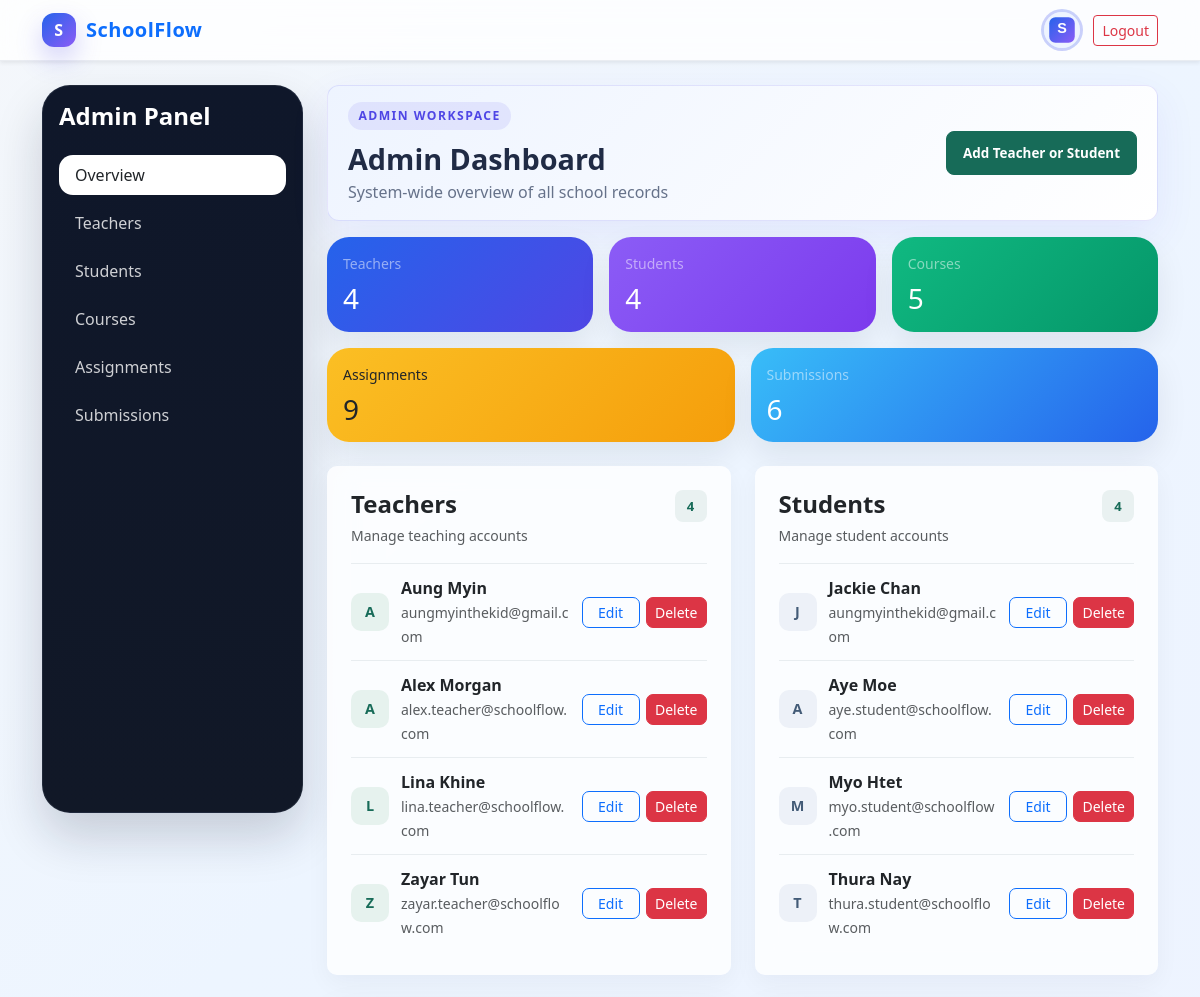
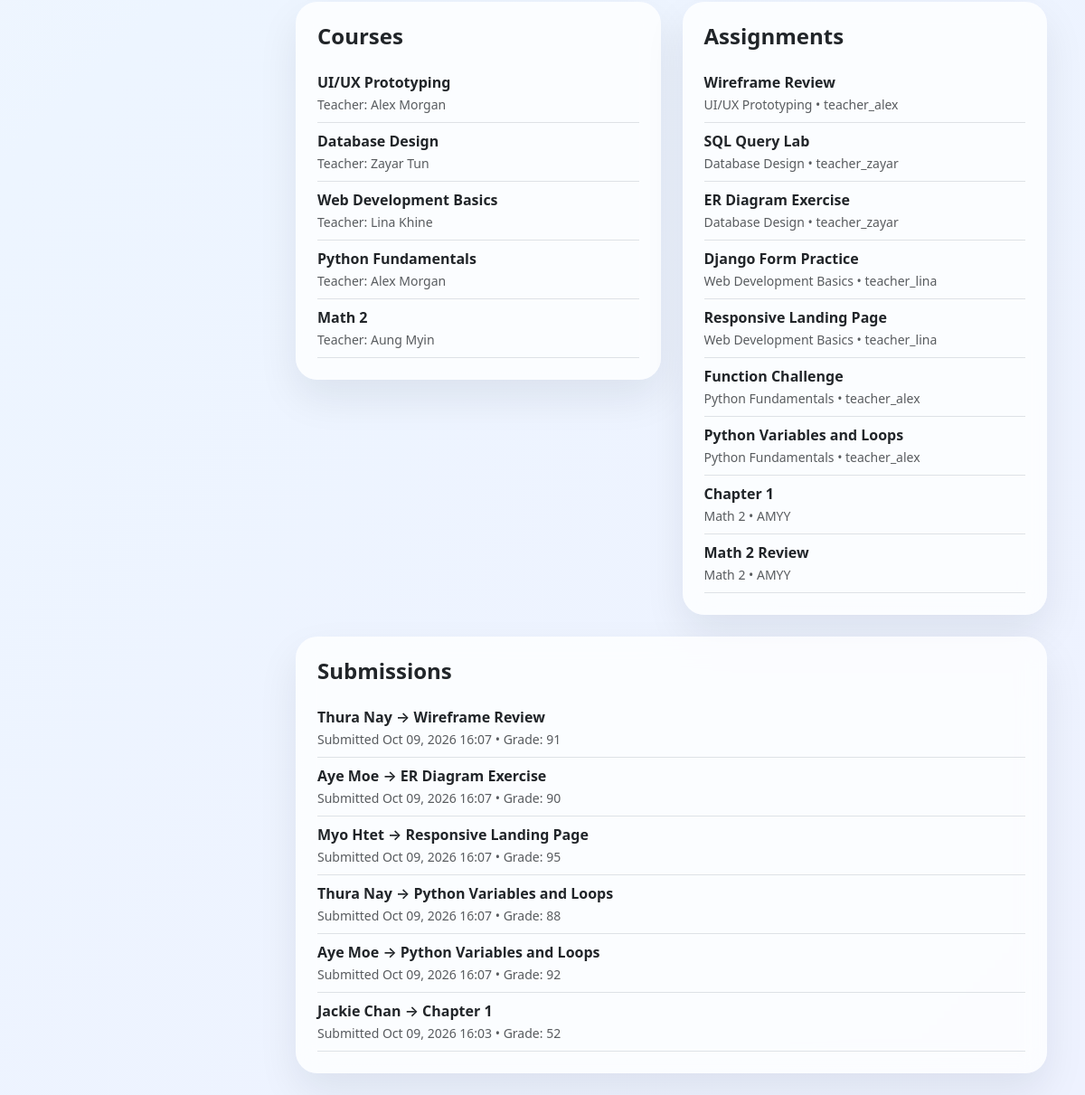
Screenshot of /super-admin/ (signed in) with the database file from the repository (2 pictures, top to bottom).
### portal/models.py (models this page shows, shortened)
class User(AbstractUser):
    is_teacher = models.BooleanField(default=False)
    is_student = models.BooleanField(default=False)
    phone = models.CharField(max_length=20, blank=True, null=True)
    address = models.TextField(blank=True, null=True)
    profile_image = models.ImageField(upload_to='profiles/', blank=True, null=True)
    class Meta:
        permissions = [
            ("can_access_teacher_dashboard", "Can access teacher dashboard"),
            ("can_access_student_dashboard", "Can access student dashboard"),
        ]

class Course(models.Model):
    title = models.CharField(max_length=200)
    description = models.TextField(blank=True)
    created_by = models.ForeignKey(
        settings.AUTH_USER_MODEL,
        on_delete=models.CASCADE,
        related_name="created_courses",
        limit_choices_to={"is_teacher": True},
    )
    students = models.ManyToManyField(
        settings.AUTH_USER_MODEL,
        related_name="enrolled_courses",
        blank=True,
        limit_choices_to={"is_student": True},
    )
    created_at = models.DateTimeField(auto_now_add=True)
    updated_at = models.DateTimeField(auto_now=True)
    class Meta:
        permissions = [
            ("can_manage_courses", "Can manage courses"),
            ("can_assign_students", "Can assign students to courses"),
        ]

class Assignment(models.Model):
    title = models.CharField(max_length=200)
    description = models.TextField()
    due_date = models.DateTimeField()
    course = models.ForeignKey(
        Course,
        on_delete=models.CASCADE,
        related_name="assignments",
    )
    created_by = models.ForeignKey(
        settings.AUTH_USER_MODEL,
        on_delete=models.CASCADE,
        related_name="created_assignments",
        limit_choices_to={"is_teacher": True},
    )
    created_at = models.DateTimeField(auto_now_add=True)
    class Meta:
        permissions = [
            ("can_create_assignments", "Can create assignments"),
            ("can_grade_assignments", "Can grade assignments"),
        ]

class Submission(models.Model):
    student = models.ForeignKey(
        settings.AUTH_USER_MODEL,
        on_delete=models.CASCADE,
        related_name="submissions",
        limit_choices_to={"is_student": True},
    )
    assignment = models.ForeignKey(
        Assignment,
        on_delete=models.CASCADE,
        related_name="submissions",
    )
    content = models.TextField()
    grade = models.PositiveIntegerField(null=True, blank=True)
    submitted_at = models.DateTimeField(default=timezone.now)
    feedback = models.TextField(blank=True, null=True)
    class Meta:
        unique_together = ("student", "assignment")
        permissions = [
            ("can_submit_assignments", "Can submit assignments"),
            ("can_review_submissions", "Can review submissions"),
        ]

### portal/views/base_views.py (the view)
# urls.py: path('super-admin/', admin_dashboard, name='admin_dashboard'),
@login_required
def admin_dashboard(request):
    if not request.user.is_superuser:
        return redirect('home')
    teachers = User.objects.filter(is_teacher=True).order_by('username')
    students = User.objects.filter(is_student=True).order_by('username')
    courses = Course.objects.select_related('created_by').order_by('-created_at')
    assignments = Assignment.objects.select_related('course', 'created_by').order_by('-created_at')
    submissions = Submission.objects.select_related('student', 'assignment__course').order_by('-submitted_at')
    context = {
        'teachers': teachers,
        'students': students,
        'courses': courses,
        'assignments': assignments,
        'submissions': submissions,
        'total_teachers': teachers.count(),
        'total_students': students.count(),
        'total_courses': courses.count(),
        'total_assignments': assignments.count(),
        'total_submissions': submissions.count(),
    }
    return render(request, 'admin_dashboard.html', context)

### templates/admin_dashboard.html (shortened to what this page needs)
{% extends 'base.html' %}
{% block content %}
<div class="container py-4">
  <div class="row g-4">
    <div class="col-lg-3">
      <div class="sidebar p-3 animate__animated animate__fadeInLeft">
        <h4 class="fw-bold mb-4">Admin Panel</h4>
        <nav class="nav flex-column gap-2">
          <a class="nav-link active bg-white text-dark px-3 py-2" href="#overview">Overview</a>
          <a class="nav-link px-3 py-2" href="#teachers">Teachers</a>
          <a class="nav-link px-3 py-2" href="#students">Students</a>
          <a class="nav-link px-3 py-2" href="#courses">Courses</a>
          <a class="nav-link px-3 py-2" href="#assignments">Assignments</a>
          <a class="nav-link px-3 py-2" href="#submissions">Submissions</a>
        </nav>
      </div>
    </div>
    <div class="col-lg-9" id="overview">
      <section class="dashboard-header">
        <div class="dashboard-header-title">
          <span class="dashboard-kicker">Admin Workspace</span>
          <h2 class="fw-bold mb-1">Admin Dashboard</h2>
          <p class="text-muted mb-0">System-wide overview of all school records</p>
        </div>
        <div class="dashboard-actions">
          <a href="{% url 'admin_user_create' %}" class="btn admin-create-button">Add Teacher or Student</a>
        </div>
      </section>
      <div class="row g-3 mb-4">
        <div class="col-md-4">
          <div class="card stat-card p-3 card-hover bg-gradient-primary text-white">
            <small class="text-white-50">Teachers</small>
            <h3 class="mt-2 mb-0">{{ total_teachers|default:0 }}</h3>
          </div>
        </div>
        <div class="col-md-4">
          <div class="card stat-card p-3 card-hover bg-gradient-violet text-white">
            <small class="text-white-50">Students</small>
            <h3 class="mt-2 mb-0">{{ total_students|default:0 }}</h3>
          </div>
        </div>
        <div class="col-md-4">
          <div class="card stat-card p-3 card-hover bg-gradient-success text-white">
            <small class="text-white-50">Courses</small>
            <h3 class="mt-2 mb-0">{{ total_courses|default:0 }}</h3>
          </div>
        </div>
        <div class="col-md-6">
          <div class="card stat-card p-3 card-hover bg-gradient-warning text-dark">
            <small class="text-dark">Assignments</small>
            <h3 class="mt-2 mb-0">{{ total_assignments|default:0 }}</h3>
          </div>
        </div>
        <div class="col-md-6">
          <div class="card stat-card p-3 card-hover bg-gradient-info text-white">
            <small class="text-white-50">Submissions</small>
            <h3 class="mt-2 mb-0">{{ total_submissions|default:0 }}</h3>
          </div>
        </div>
      </div>
      <div class="row g-4">
        <div class="col-xl-6" id="teachers">
          <div class="card glass-card border-0 p-4 admin-user-panel">
            <div class="d-flex justify-content-between align-items-start gap-3 mb-3">
              <div>
                <h4 class="fw-bold mb-1">Teachers</h4>
                <small class="text-muted">Manage teaching accounts</small>
              </div>
              <span class="admin-count">{{ teachers|length }}</span>
            </div>
            {% if teachers %}
              {% for teacher in teachers %}
                <div class="admin-user-row">
                  <span class="admin-user-avatar" aria-hidden="true">{% if teacher.first_name %}{{ teacher.first_name|first|upper }}{% else %}{{ teacher.username|first|upper }}{% endif %}</span>
                  <div class="admin-user-identity">
                    <div class="fw-semibold">{{ teacher.get_full_name|default:teacher.username }}</div>
                    <small class="text-muted">{{ teacher.email|default:'No email address' }}</small>
                  </div>
                  <div class="admin-user-actions">
                    <a href="{% url 'admin_user_update' teacher.pk %}" class="btn btn-sm btn-outline-primary">Edit</a>
                    <form method="post" action="{% url 'admin_delete_user' teacher.pk %}" class="d-inline">
                      <button type="submit" class="btn btn-sm btn-danger">Delete</button>
                    </form>
                  </div>
                </div>
              {% endfor %}
            {% else %}
              <p class="text-muted mb-0">No teachers found.</p>
            {% endif %}
          </div>
        </div>
        <div class="col-xl-6" id="students">
          <div class="card glass-card border-0 p-4 admin-user-panel">
            <div class="d-flex justify-content-between align-items-start gap-3 mb-3">
              <div>
                <h4 class="fw-bold mb-1">Students</h4>
                <small class="text-muted">Manage student accounts</small>
              </div>
              <span class="admin-count">{{ students|length }}</span>
            </div>
            {% if students %}
              {% for student in students %}
                <div class="admin-user-row">
                  <span class="admin-user-avatar student-avatar" aria-hidden="true">{% if student.first_name %}{{ student.first_name|first|upper }}{% else %}{{ student.username|first|upper }}{% endif %}</span>
                  <div class="admin-user-identity">
                    <div class="fw-semibold">{{ student.get_full_name|default:student.username }}</div>
                    <small class="text-muted">{{ student.email|default:'No email address' }}</small>
                  </div>
                  <div class="admin-user-actions">
                    <a href="{% url 'admin_user_update' student.pk %}" class="btn btn-sm btn-outline-primary">Edit</a>
                    <form method="post" action="{% url 'admin_delete_user' student.pk %}" class="d-inline">
                      <button type="submit" class="btn btn-sm btn-danger">Delete</button>
                    </form>
                  </div>
                </div>
              {% endfor %}
            {% else %}
              <p class="text-muted mb-0">No students found.</p>
            {% endif %}
          </div>
        </div>
        <div class="col-xl-6" id="courses">
          <div class="card glass-card border-0 p-4">
            <div class="d-flex justify-content-between align-items-center mb-3">
              <h4 class="fw-bold mb-0">Courses</h4>
            </div>
            {% if courses %}
              {% for course in courses %}
                <div class="border-bottom py-2">
                  <div class="fw-semibold">{{ course.title }}</div>
                  <small class="text-muted">Teacher: {{ course.created_by.get_full_name|default:course.created_by.username }}</small>
                </div>
              {% endfor %}
            {% else %}
              <p class="text-muted mb-0">No courses available.</p>
            {% endif %}
          </div>
        </div>
        <div class="col-xl-6" id="assignments">
          <div class="card glass-card border-0 p-4">
            <div class="d-flex justify-content-between align-items-center mb-3">
              <h4 class="fw-bold mb-0">Assignments</h4>
            </div>
            {% if assignments %}
              {% for assignment in assignments %}
                <div class="border-bottom py-2">
                  <div class="fw-semibold">{{ assignment.title }}</div>
                  <small class="text-muted">{{ assignment.course.title }} • {{ assignment.created_by.username }}</small>
                </div>
              {% endfor %}
            {% else %}
              <p class="text-muted mb-0">No assignments found.</p>
            {% endif %}
          </div>
        </div>
        <div class="col-12" id="submissions">
          <div class="card glass-card border-0 p-4">
            <h4 class="fw-bold mb-3">Submissions</h4>
            {% if submissions %}
              {% for submission in submissions %}
                <div class="border-bottom py-2">
                  <div class="fw-semibold">{{ submission.student.get_full_name|default:submission.student.username }} → {{ submission.assignment.title }}</div>
                  <small class="text-muted">Submitted {{ submission.submitted_at|date:'M d, Y H:i' }} • Grade: {{ submission.grade|default:'Pending' }}</small>
                </div>
              {% endfor %}
            {% else %}
              <p class="text-muted mb-0">No submissions found.</p>
            {% endif %}
          </div>
        </div>
      </div>
    </div>
  </div>
</div>
{% endblock %}

### templates/base.html (style rules this page uses)
:root { --primary: #2563eb; --primary-2: #4f46e5; --success: #10b981; --warning: #f59e0b; --dark: #0f172a; --muted: #64748b; --panel: rgba(255, 255, 255, 0.78); }
body { background: linear-gradient(135deg, #f4f7fb 0%, #edf5ff 35%, #eef2ff 100%); min-height: 100vh; color: var(--dark); }
.glass-card { background: var(--panel); backdrop-filter: blur(14px); border: 1px solid rgba(148, 163, 184, 0.22); box-shadow: 0 20px 45px rgba(15, 23, 42, 0.08); border-radius: 24px; }
.sidebar { background: linear-gradient(180deg, #0f172a 0%, #111827 100%); min-height: calc(100vh - 72px); border-radius: 28px; color: white; box-shadow: 0 24px 48px rgba(15, 23, 42, 0.18); border: 1px solid rgba(148, 163, 184, 0.12); }
.nav-link { border-radius: 14px; transition: all 0.25s ease; color: rgba(255,255,255,0.8); }
.stat-card { border-radius: 22px; border: none; box-shadow: 0 14px 32px rgba(15, 23, 42, 0.08); }
.card-hover { transition: transform 0.25s ease, box-shadow 0.25s ease; }

### templates/admin_dashboard.html (style rules this page uses)
.dashboard-header { display: flex; align-items: center; justify-content: space-between; gap: 1rem; flex-wrap: wrap; background: linear-gradient(135deg, #eef4ff, #ffffff); border: 1px solid rgba(79, 70, 229, 0.14); border-radius: 12px; padding: 1rem 1.25rem; box-shadow: 0 14px 40px rgba(79, 70, 229, 0.08); margin-bottom: 1rem; animation: riseIn 640ms ease both; }
.dashboard-header-title { flex: 1 1 250px; }
.dashboard-kicker { display: inline-block; color: #4f46e5; font-size: 0.76rem; font-weight: 800; letter-spacing: 0.12em; text-transform: uppercase; padding: 0.32rem 0.65rem; border-radius: 999px; background: rgba(79, 70, 229, 0.10); margin-bottom: 0.50rem; }
.dashboard-header h2 { font-size: clamp(1.8rem, 2vw, 2.7rem); margin-top: 0.2rem; color: #202b45; }
.dashboard-header .text-muted { color: #66728a !important; }
.dashboard-actions { display: flex; align-items: center; justify-content: flex-end; flex-wrap: wrap; gap: 0.65rem; flex: 1 1 auto; }
.dashboard-actions .btn { border-radius: 8px; padding: 0.68rem 1rem; font-weight: 700; font-size: 0.84rem; transition: transform 260ms ease, box-shadow 260ms ease, background 260ms ease, color 260ms ease, border-color 260ms ease; }
.admin-create-button { background: #176b58; color: #fff; border: 1px solid #176b58; }
.admin-user-panel { border-radius: 10px; box-shadow: 0 8px 24px rgba(15, 23, 42, 0.045); }
.admin-count { display: grid; place-items: center; min-width: 32px; height: 32px; padding: 0 8px; border-radius: 8px; background: #e9f1f1; color: #176b58; font-size: 0.82rem; font-weight: 700; }
.admin-user-row { display: flex; align-items: center; gap: 0.75rem; min-width: 0; padding: 0.75rem 0; border-top: 1px solid #e8edf0; }
.admin-user-avatar { display: grid; place-items: center; flex: 0 0 38px; width: 38px; height: 38px; border-radius: 10px; background: #e6f2ee; color: #176b58; font-size: 0.9rem; font-weight: 800; }
.student-avatar { background: #edf1f8; color: #435b77; }
.admin-user-identity { min-width: 0; flex: 1; overflow-wrap: anywhere; }
.admin-user-actions { display: flex; flex: 0 0 auto; gap: 0.4rem; }
.admin-user-actions .btn { border-radius: 7px; min-width: 58px; }
.bg-gradient-primary { background: linear-gradient(135deg, #2563eb, #4f46e5); }
.bg-gradient-violet { background: linear-gradient(135deg, #8b5cf6, #7c3aed); }
.bg-gradient-success { background: linear-gradient(135deg, #10b981, #059669); }
.bg-gradient-warning { background: linear-gradient(135deg, #fbbf24, #f59e0b); }
.bg-gradient-info { background: linear-gradient(135deg, #38bdf8, #2563eb); }

### rows the page displays
User: first_name|first "A", get_full_name "Aung Myin", email "aungmyinthekid@gmail.com"
User: first_name|first "A", get_full_name "Alex Morgan", email "alex.teacher@schoolflow.com"
User: first_name|first "L", get_full_name "Lina Khine", email "lina.teacher@schoolflow.com"
User: first_name|first "Z", get_full_name "Zayar Tun", email "zayar.teacher@schoolflow.com"
User: first_name|first "J", get_full_name "Jackie Chan", email "aungmyinthekid@gmail.com"
User: first_name|first "A", get_full_name "Aye Moe", email "aye.student@schoolflow.com"
User: first_name|first "M", get_full_name "Myo Htet", email "myo.student@schoolflow.com"
User: first_name|first "T", get_full_name "Thura Nay", email "thura.student@schoolflow.com"
Course: title "UI/UX Prototyping", created_by.get_full_name "Alex Morgan"
Course: title "Database Design", created_by.get_full_name "Zayar Tun"
Course: title "Web Development Basics", created_by.get_full_name "Lina Khine"
Course: title "Python Fundamentals", created_by.get_full_name "Alex Morgan"
Course: title "Math 2", created_by.get_full_name "Aung Myin"
Assignment: title "Wireframe Review", course "UI/UX Prototyping", created_by.username "teacher_alex"
Assignment: title "SQL Query Lab", course "Database Design", created_by.username "teacher_zayar"
Assignment: title "ER Diagram Exercise", course "Database Design", created_by.username "teacher_zayar"
Assignment: title "Django Form Practice", course "Web Development Basics", created_by.username "teacher_lina"
Assignment: title "Responsive Landing Page", course "Web Development Basics", created_by.username "teacher_lina"
Assignment: title "Function Challenge", course "Python Fundamentals", created_by.username "teacher_alex"
Assignment: title "Python Variables and Loops", course "Python Fundamentals", created_by.username "teacher_alex"
Assignment: title "Chapter 1", course "Math 2", created_by.username "AMYY"
Assignment: title "Math 2 Review", course "Math 2", created_by.username "AMYY"
Submission: student.get_full_name "Thura Nay", assignment "Wireframe Review", submitted_at "Oct 09, 2026 16:07", grade "91"
Submission: student.get_full_name "Aye Moe", assignment "ER Diagram Exercise", submitted_at "Oct 09, 2026 16:07", grade "90"
Submission: student.get_full_name "Myo Htet", assignment "Responsive Landing Page", submitted_at "Oct 09, 2026 16:07", grade "95"
Submission: student.get_full_name "Thura Nay", assignment "Python Variables and Loops", submitted_at "Oct 09, 2026 16:07", grade "88"
Submission: student.get_full_name "Aye Moe", assignment "Python Variables and Loops", submitted_at "Oct 09, 2026 16:07", grade "92"
Submission: student.get_full_name "Jackie Chan", assignment "Chapter 1", submitted_at "Oct 09, 2026 16:03", grade "52"

### other values shown
{{ total_teachers|default:0 }} "4"
{{ total_students|default:0 }} "4"
{{ total_courses|default:0 }} "5"
{{ total_assignments|default:0 }} "9"
{{ total_submissions|default:0 }} "6"
{{ teachers|length }} "4"
{{ students|length }} "4"
